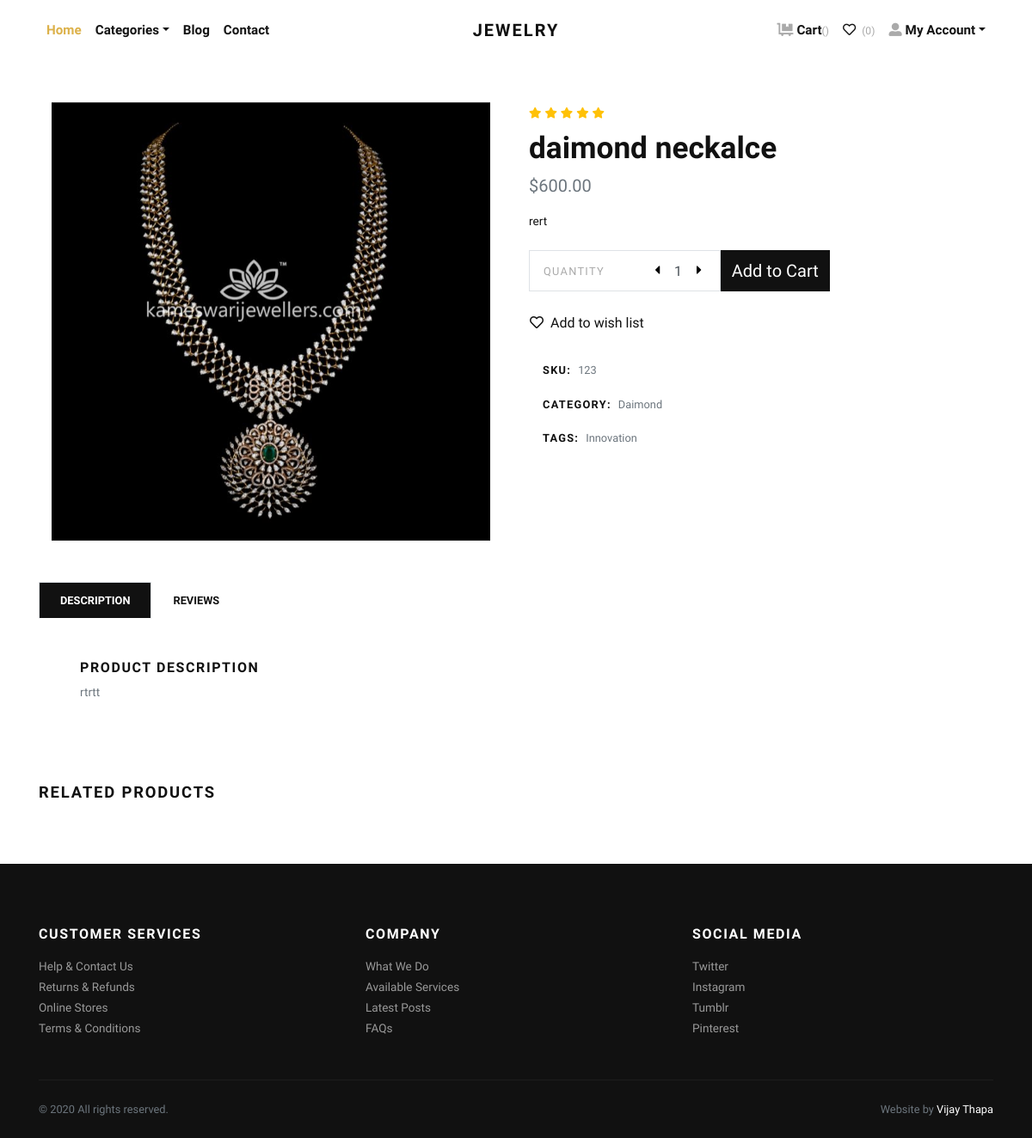
The page /product/daimond-neckalce/ (signed in) on the database its author committed.
### japp/models.py (models this page shows, shortened)
class Product(models.Model):
    title = models.CharField(max_length=150, verbose_name="Product Title")
    slug = models.SlugField(max_length=160, verbose_name="Product Slug")
    sku = models.CharField(max_length=255, unique=True, verbose_name="Unique Product ID (SKU)")
    short_description = models.TextField(verbose_name="Short Description")
    detail_description = models.TextField(blank=True, null=True, verbose_name="Detail Description")
    product_image = models.ImageField(upload_to='product', blank=True, null=True, verbose_name="Product Image")
    price = models.DecimalField(max_digits=8, decimal_places=2)
    category = models.ForeignKey(Category, verbose_name="Product Categoy", on_delete=models.CASCADE)
    is_active = models.BooleanField(verbose_name="Is Active?")
    is_featured = models.BooleanField(verbose_name="Is Featured?")
    created_at = models.DateTimeField(auto_now_add=True, verbose_name="Created Date")
    updated_at = models.DateTimeField(auto_now=True, verbose_name="Updated Date")
    class Meta:
        verbose_name_plural = 'Products'
        ordering = ('-created_at', )

class Category(models.Model):
    title = models.CharField(max_length=50, verbose_name="Category Title")
    slug = models.SlugField(max_length=55, verbose_name="Category Slug")
    description = models.TextField(blank=True, verbose_name="Category Description")
    category_image = models.ImageField(upload_to='category', blank=True, null=True, verbose_name="Category Image")
    is_active = models.BooleanField(verbose_name="Is Active?")
    is_featured = models.BooleanField(verbose_name="Is Featured?")
    created_at = models.DateTimeField(auto_now_add=True, verbose_name="Created Date")
    updated_at = models.DateTimeField(auto_now=True, verbose_name="Updated Date")
    class Meta:
        verbose_name_plural = 'Categories'
        ordering = ('-created_at', )
    def __str__(self):
        return self.title

### japp/views.py (the view)
# urls.py: path('product/<slug:slug>/', views.detail, name="product-detail"),
def detail(request, slug):
    product = get_object_or_404(Product, slug=slug)
    related_products = Product.objects.exclude(id=product.id).filter(is_active=True, category=product.category)
    context = {
        'product': product,
        'related_products': related_products,
    }
    return render(request, 'store/detail.html', context)

### japp/templates/store/detail.html (shortened to what this page needs)
{% extends 'base.html' %}
{% load static %}
    {% block content %}
      <section class="py-5">
        <div class="container">
          <div class="row mb-5">
            <div class="col-lg-6">
              <div class="row m-sm-0">
                <div class="col-sm-12 order-1 order-sm-2">
                  <div class="owl-carousel product-slider" data-slider-id="1">
                    {% if product.product_image %}
                      <a class="d-block" href="{{product.product_image.url}}" data-lightbox="product" title="{{product.title}}"><img class="img-fluid" src="{{product.product_image.url}}" alt="{{product.title}}"></a>
                      {% else %}
                      <a class="d-block" href="{% static 'img/product-detail-1.jpg' %}" data-lightbox="product" title="{{product.title}}"><img class="img-fluid" src="{% static 'img/product-detail-1.jpg' %}" alt="{{product.title}}"></a>
                    {% endif %}
                  </div>
                </div>
              </div>
            </div>
            <div class="col-lg-6">
              <ul class="list-inline mb-2">
                <li class="list-inline-item m-0"><i class="fas fa-star small text-warning"></i></li>
                <li class="list-inline-item m-0"><i class="fas fa-star small text-warning"></i></li>
                <li class="list-inline-item m-0"><i class="fas fa-star small text-warning"></i></li>
                <li class="list-inline-item m-0"><i class="fas fa-star small text-warning"></i></li>
                <li class="list-inline-item m-0"><i class="fas fa-star small text-warning"></i></li>
              </ul>
              <h1>{{product.title}}</h1>
              <p class="text-muted lead">${{product.price}}</p>
              <p class="text-small mb-4">{{product.short_description}}</p>
              <div class="row align-items-stretch mb-4">
                <div class="col-sm-5 pr-sm-0">
                  <div class="border d-flex align-items-center justify-content-between py-1 px-3 bg-white border-white"><span class="small text-uppercase text-gray mr-4 no-select">Quantity</span>
                    <div class="quantity">
                      <button class="dec-btn p-0"><i class="fas fa-caret-left"></i></button>
                      <input name="quantity" class="form-control border-0 shadow-0 p-0" type="text" value="1">
                      <button class="inc-btn p-0"><i class="fas fa-caret-right"></i></button>
                    </div>
                  </div>
                </div>
                <div class="col-sm-3 pl-sm-0">
                  <form action="{% url 'japp:add-to-cart' %}">
                    <button type="submit" class="btn btn-dark btn-lg btn-block h-100 d-flex align-items-center justify-content-center px-0">Add to Cart</button>
                  </form>
                </div>
              </div><a class="btn btn-link text-dark p-0 mb-4" href="#"><i class="far fa-heart mr-2"></i>Add to wish list</a><br>
              <ul class="list-unstyled small d-inline-block">
                <li class="px-3 py-2 mb-1 bg-white"><strong class="text-uppercase">SKU:</strong><span class="ml-2 text-muted">{{product.sku}}</span></li>
                <li class="px-3 py-2 mb-1 bg-white text-muted"><strong class="text-uppercase text-dark">Category:</strong><a class="reset-anchor ml-2" href="{% url 'japp:category-products' product.category.slug %}">{{product.category}}</a></li>
                <li class="px-3 py-2 mb-1 bg-white text-muted"><strong class="text-uppercase text-dark">Tags:</strong><a class="reset-anchor ml-2" href="#">Innovation</a></li>
              </ul>
            </div>
          </div>
          <ul class="nav nav-tabs border-0" id="myTab" role="tablist">
            <li class="nav-item"><a class="nav-link active" id="description-tab" data-toggle="tab" href="#description" role="tab" aria-controls="description" aria-selected="true">Description</a></li>
            <li class="nav-item"><a class="nav-link" id="reviews-tab" data-toggle="tab" href="#reviews" role="tab" aria-controls="reviews" aria-selected="false">Reviews</a></li>
          </ul>
          <div class="tab-content mb-5" id="myTabContent">
            <div class="tab-pane fade show active" id="description" role="tabpanel" aria-labelledby="description-tab">
              <div class="p-4 p-lg-5 bg-white">
                <h6 class="text-uppercase">Product description </h6>
                <p class="text-muted text-small mb-0">{{product.detail_description}}</p>
              </div>
            </div>
          </div>
          <h2 class="h5 text-uppercase mb-4">Related products</h2>
        </div>
      </section>
      {% endblock content %}

### static/css/style.default.css (style rules this page uses)
.text-small { font-size: 0.85rem !important; }
.text-gray { color: #aaa !important; }
strong { font-weight: 700; }
.quantity { display: -ms-flexbox; display: flex; -ms-flex-align: center; align-items: center; font-family: inherit; }
.quantity input { width: 2rem; text-align: center; }
.quantity button { background: none; border: none; width: 1rem; outline: none; }
.text-uppercase { text-transform: uppercase; letter-spacing: 0.1em; }
.border { border: 1px solid #dee2e6 !important; }
.shadow-0 { box-shadow: none !important; }
.reset-anchor { color: inherit; transition: all 0.3s; }
.no-select { cursor: default; -webkit-user-select: none; -moz-user-select: none; -ms-user-select: none; user-select: none; }
.btn { font-weight: 400; border: 1px solid transparent; font-family: inherit; padding: 0.375rem 1.5rem; font-size: 1rem; line-height: 1.5; border-radius: 0; transition: color 0.15s ease-in-out, background-color 0.15s ease-in-out, border-color 0.15s ease-in-out, box-shadow 0.15s ease-in-out; }
.btn-link { font-weight: 400; color: #dcb14a; }
.btn-dark { color: #fff; background-color: #111111; border-color: #111111; }
.btn-lg { padding: 0.5rem 1rem; font-size: 1.25rem; line-height: 1.5; border-radius: 0; }
body { font-family: "Libre Franklin", sans-serif; font-size: 1rem; font-weight: 400; line-height: 1.5; color: #111111; background-color: #fff; }
a { color: #dcb14a; text-decoration: none; }
h1, h2, h3, h4, h5, h6, .h1, .h2, .h3, .h4, .h5, .h6 { margin-bottom: 0.5rem; font-family: inherit; font-weight: 900; line-height: 1.2; color: inherit; }
h1, .h1 { font-size: 2.2rem; }
h2, .h2 { font-size: 1.9rem; }
h5, .h5 { font-size: 1.15rem; }
h6, .h6 { font-size: 1rem; }
.lead { font-size: 1.25rem; font-weight: 300; }
small, .small { font-size: 80%; font-weight: 400; }
.text-warning { color: #ffc107 !important; }
.text-dark { color: #111111 !important; }
.form-control { padding: 0.375rem 0.75rem; font-size: 1rem; line-height: 1.5; color: #495057; background-color: #fff; border: 1px solid #ced4da; border-radius: 0; transition: border-color 0.15s ease-in-out, box-shadow 0.15s ease-in-out; }
.form-control::placeholder { color: #adb5bd; font-size: 0.85rem; font-weight: 400; }
.nav-link { padding: 0.5rem 1rem; }
.nav-tabs .nav-item { margin-bottom: -1px; }
.nav-tabs .nav-link { border: 1px solid transparent; font-family: inherit; color: #111111; text-transform: uppercase; font-size: 0.8rem; transition: all 0.3s; font-weight: 700; padding: 0.7rem 1.5rem; background: #fff; border-top-left-radius: 0; border-top-right-radius: 0; }
.nav-tabs .nav-link.active, .nav-tabs .nav-link:hover, .nav-tabs .nav-item.show .nav-link { background: #111111; background-color: #111111; color: #fff; }

### rows shown on the page
Product: product_image (picture), title "daimond neckalce", price "600.00", short_description "rert", sku "123", category "Daimond", detail_description "rtrtt"
